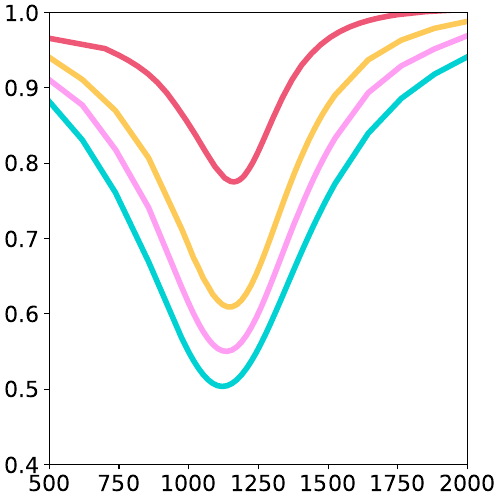

Write Python code to recreate this figure.
from numpy import kron as ꕕ
from matplotlib import cm as colm
import numpy as np
import matplotlib.pyplot as plt

plt.rcParams.update({'font.size': 16})

width= 5
aspect_ratio= 1.0
fig_size = (width, width / aspect_ratio)
plt.figure(figsize=fig_size, constrained_layout=True)

color = ['#ef5777', '#feca57' , '#ff9ff3', '#00d2d3', '#e58e26',"#ff9ff3"]

dat0 = np.loadtxt("S14b-0.01.out") 
dat1 = np.loadtxt("S14b-0.015.out") 
dat2 = np.loadtxt("S14b-0.0175.out")
dat3 = np.loadtxt("S14b-0.02.out") 
k0 = 6.898744546653864e-06

plt.plot(dat0[:,0], dat0[:,4]/k0, c= color[0], lw  = 4)


print(np.min(dat0[:,4]/k0))
plt.plot(dat1[:,0], dat1[:,1]/k0, c= color[1], lw  = 4)
print(np.min(dat1[:,1]/k0))
plt.plot(dat2[:,0], dat2[:,1]/k0, c= color[2], lw  = 4)
print(np.min(dat2[:,1]/k0))
plt.plot(dat3[:,0], dat3[:,1]/k0, c= color[3], lw  = 4)
print(np.min(dat3[:,1]/k0))


plt.ylim(0.4,1.0)
plt.xlim(500,2000)

plt.savefig('S14b.pdf') 